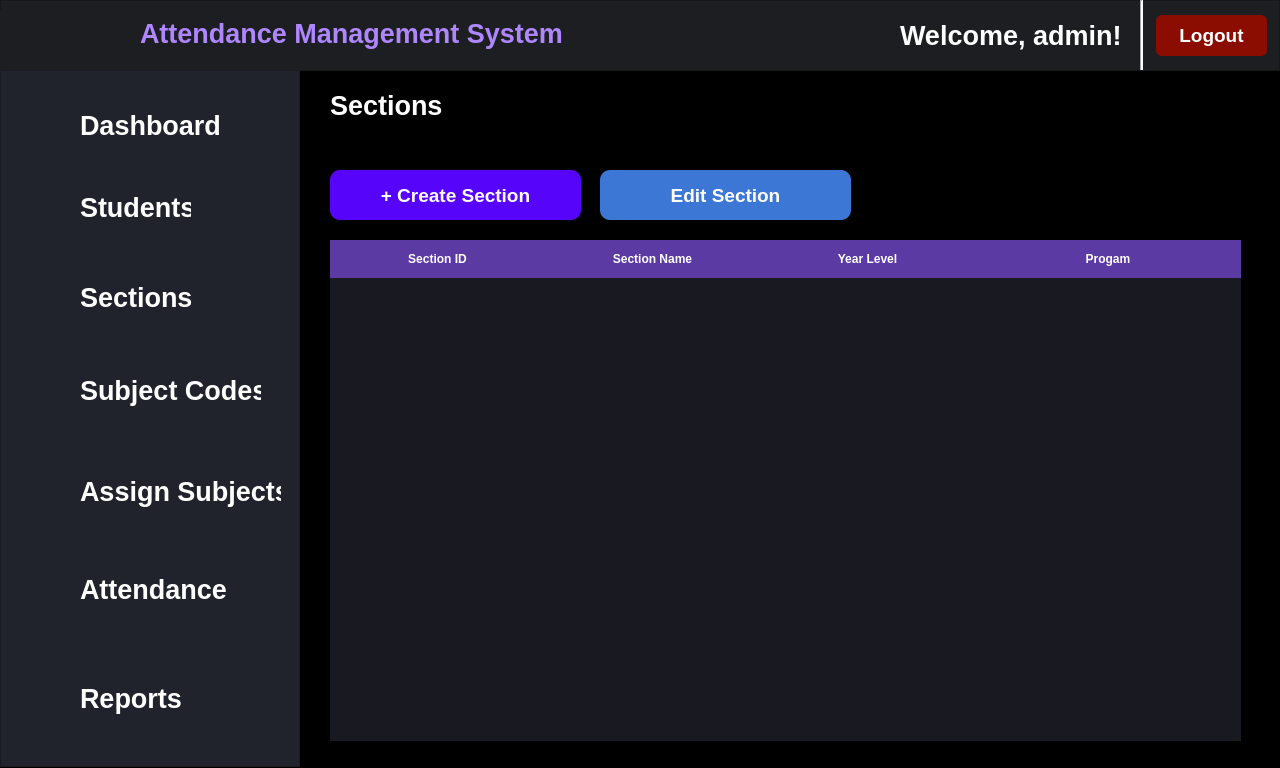
<?xml version="1.0" encoding="UTF-8"?>
<ui version="4.0">
 <class>MainWindow</class>
 <widget class="QMainWindow" name="MainWindow">
  <property name="geometry">
   <rect>
    <x>0</x>
    <y>0</y>
    <width>1280</width>
    <height>768</height>
   </rect>
  </property>
  <property name="minimumSize">
   <size>
    <width>1280</width>
    <height>768</height>
   </size>
  </property>
  <property name="maximumSize">
   <size>
    <width>1280</width>
    <height>768</height>
   </size>
  </property>
  <property name="windowTitle">
   <string>MainWindow</string>
  </property>
  <property name="styleSheet">
   <string notr="true">QMainWindow {
    background-color: #000000;
}

QWidget#centralwidget {
    background-color: #000000;
}</string>
  </property>
  <widget class="QWidget" name="centralwidget">
   <widget class="QPushButton" name="addStudentBtn">
    <property name="geometry">
     <rect>
      <x>330</x>
      <y>170</y>
      <width>251</width>
      <height>50</height>
     </rect>
    </property>
    <property name="font">
     <font>
      <family>Segoe UI</family>
      <pointsize>14</pointsize>
      <weight>75</weight>
      <bold>true</bold>
     </font>
    </property>
    <property name="cursor">
     <cursorShape>PointingHandCursor</cursorShape>
    </property>
    <property name="styleSheet">
     <string notr="true">QPushButton{
	color: white;
	background-color: 	#5604FA;
	border-radius: 10px;
}

QPushButton#addStudentBtn:hover {
    background-color: #480DBF;
}</string>
    </property>
    <property name="text">
     <string>+ Create Section</string>
    </property>
   </widget>
   <widget class="QLabel" name="label_3">
    <property name="geometry">
     <rect>
      <x>330</x>
      <y>90</y>
      <width>141</width>
      <height>31</height>
     </rect>
    </property>
    <property name="font">
     <font>
      <family>Segoe UI</family>
      <pointsize>20</pointsize>
      <weight>75</weight>
      <bold>true</bold>
     </font>
    </property>
    <property name="styleSheet">
     <string notr="true">color: white;</string>
    </property>
    <property name="text">
     <string>Sections</string>
    </property>
   </widget>
   <widget class="QTableWidget" name="studentTable">
    <property name="geometry">
     <rect>
      <x>330</x>
      <y>240</y>
      <width>911</width>
      <height>501</height>
     </rect>
    </property>
    <property name="styleSheet">
     <string notr="true">QTableWidget#studentTable {
    background-color: #191921;
    border: none;
    color: white;
    font-size: 14px;
}

QHeaderView::section {
    background-color: #5b3aa4;
    color: white;
    padding: 10px;
    border: none;
    font-weight: bold;
}

QTableWidget::item {
    padding: 10px;
    border: none;
}

QTableWidget::item:selected {
    background-color: #7c3aed;
    color: white;
}</string>
    </property>
    <attribute name="horizontalHeaderDefaultSectionSize">
     <number>215</number>
    </attribute>
    <attribute name="horizontalHeaderStretchLastSection">
     <bool>true</bool>
    </attribute>
    <column>
     <property name="text">
      <string>Section ID</string>
     </property>
    </column>
    <column>
     <property name="text">
      <string>Section Name</string>
     </property>
    </column>
    <column>
     <property name="text">
      <string>Year Level</string>
     </property>
    </column>
    <column>
     <property name="text">
      <string>Progam</string>
     </property>
    </column>
   </widget>
   <widget class="QPushButton" name="editSectionBtn">
    <property name="geometry">
     <rect>
      <x>600</x>
      <y>170</y>
      <width>251</width>
      <height>50</height>
     </rect>
    </property>
    <property name="font">
     <font>
      <family>Segoe UI</family>
      <pointsize>14</pointsize>
      <weight>75</weight>
      <bold>true</bold>
     </font>
    </property>
    <property name="cursor">
     <cursorShape>PointingHandCursor</cursorShape>
    </property>
    <property name="styleSheet">
     <string notr="true">QPushButton{
	color: white;
	background-color: 	#3D77D5;
	border-radius: 10px;
}

QPushButton#editSectionBtn:hover {
    background-color: #1A4B9D;
}</string>
    </property>
    <property name="text">
     <string>Edit Section</string>
    </property>
   </widget>
   <widget class="QFrame" name="topbar">
    <property name="geometry">
     <rect>
      <x>0</x>
      <y>0</y>
      <width>1280</width>
      <height>71</height>
     </rect>
    </property>
    <property name="styleSheet">
     <string notr="true">background-color: #1D1E21;</string>
    </property>
    <property name="frameShape">
     <enum>QFrame::StyledPanel</enum>
    </property>
    <property name="frameShadow">
     <enum>QFrame::Raised</enum>
    </property>
    <widget class="QLabel" name="label">
     <property name="geometry">
      <rect>
       <x>0</x>
       <y>10</y>
       <width>151</width>
       <height>71</height>
      </rect>
     </property>
     <property name="text">
      <string/>
     </property>
     <property name="pixmap">
      <pixmap>../assets/140x140.png</pixmap>
     </property>
    </widget>
    <widget class="QLabel" name="label_2">
     <property name="geometry">
      <rect>
       <x>140</x>
       <y>8</y>
       <width>431</width>
       <height>50</height>
      </rect>
     </property>
     <property name="font">
      <font>
       <family>Segoe UI</family>
       <pointsize>20</pointsize>
       <weight>75</weight>
       <bold>true</bold>
      </font>
     </property>
     <property name="styleSheet">
      <string notr="true">color: #AE86FF;</string>
     </property>
     <property name="text">
      <string>Attendance Management System</string>
     </property>
    </widget>
    <widget class="QPushButton" name="pushButton_9">
     <property name="geometry">
      <rect>
       <x>1156</x>
       <y>15</y>
       <width>111</width>
       <height>41</height>
      </rect>
     </property>
     <property name="font">
      <font>
       <family>Segoe UI</family>
       <pointsize>14</pointsize>
       <weight>75</weight>
       <bold>true</bold>
      </font>
     </property>
     <property name="cursor">
      <cursorShape>PointingHandCursor</cursorShape>
     </property>
     <property name="styleSheet">
      <string notr="true">QPushButton {
background-color: #8B0C00;
border: none;
color: white;
border-radius: 6px;
}

QPushButton:hover {
background-color: #67160F;
}</string>
     </property>
     <property name="text">
      <string>Logout</string>
     </property>
    </widget>
    <widget class="Line" name="line">
     <property name="geometry">
      <rect>
       <x>1140</x>
       <y>0</y>
       <width>3</width>
       <height>70</height>
      </rect>
     </property>
     <property name="styleSheet">
      <string notr="true">background-color: white;</string>
     </property>
     <property name="orientation">
      <enum>Qt::Vertical</enum>
     </property>
    </widget>
    <widget class="QLabel" name="label_7">
     <property name="geometry">
      <rect>
       <x>900</x>
       <y>10</y>
       <width>221</width>
       <height>50</height>
      </rect>
     </property>
     <property name="font">
      <font>
       <family>Segoe UI</family>
       <pointsize>20</pointsize>
       <weight>75</weight>
       <bold>true</bold>
      </font>
     </property>
     <property name="styleSheet">
      <string notr="true">color: white;</string>
     </property>
     <property name="text">
      <string>Welcome, admin!</string>
     </property>
    </widget>
   </widget>
   <widget class="QFrame" name="frame_2">
    <property name="geometry">
     <rect>
      <x>0</x>
      <y>70</y>
      <width>300</width>
      <height>697</height>
     </rect>
    </property>
    <property name="styleSheet">
     <string notr="true">background-color: #20232B;
padding: 10px;</string>
    </property>
    <property name="frameShape">
     <enum>QFrame::StyledPanel</enum>
    </property>
    <property name="frameShadow">
     <enum>QFrame::Raised</enum>
    </property>
    <widget class="QPushButton" name="pushButton">
     <property name="geometry">
      <rect>
       <x>70</x>
       <y>30</y>
       <width>161</width>
       <height>51</height>
      </rect>
     </property>
     <property name="font">
      <font>
       <family>Segoe UI</family>
       <pointsize>20</pointsize>
       <weight>75</weight>
       <italic>false</italic>
       <bold>true</bold>
      </font>
     </property>
     <property name="cursor">
      <cursorShape>PointingHandCursor</cursorShape>
     </property>
     <property name="styleSheet">
      <string notr="true">QPushButton {
    color: white;
    background: transparent;
    border: none;
    text-align: left;
    padding: 10px;
}

QPushButton:hover {
    color: #7B2CFF;
}

QPushButton:checked {
    color: #7B2CFF;
    font-weight: bold;
}</string>
     </property>
     <property name="text">
      <string>Dashboard</string>
     </property>
    </widget>
    <widget class="QPushButton" name="pushButton_2">
     <property name="geometry">
      <rect>
       <x>70</x>
       <y>112</y>
       <width>131</width>
       <height>51</height>
      </rect>
     </property>
     <property name="font">
      <font>
       <family>Segoe UI</family>
       <pointsize>20</pointsize>
       <weight>75</weight>
       <italic>false</italic>
       <bold>true</bold>
      </font>
     </property>
     <property name="cursor">
      <cursorShape>PointingHandCursor</cursorShape>
     </property>
     <property name="styleSheet">
      <string notr="true">QPushButton {
    color: white;
    background: transparent;
    border: none;
    text-align: left;
    padding: 10px;
}

QPushButton:hover {
    color: #7B2CFF;
}

QPushButton:checked {
    color: #7B2CFF;
    font-weight: bold;
}</string>
     </property>
     <property name="text">
      <string>Students</string>
     </property>
    </widget>
    <widget class="QPushButton" name="pushButton_3">
     <property name="geometry">
      <rect>
       <x>70</x>
       <y>202</y>
       <width>131</width>
       <height>51</height>
      </rect>
     </property>
     <property name="font">
      <font>
       <family>Segoe UI</family>
       <pointsize>20</pointsize>
       <weight>75</weight>
       <italic>false</italic>
       <bold>true</bold>
      </font>
     </property>
     <property name="cursor">
      <cursorShape>PointingHandCursor</cursorShape>
     </property>
     <property name="styleSheet">
      <string notr="true">QPushButton {
     color: white;
    background: transparent;
    border: none;
    text-align: left;
    padding: 10px;
}

QPushButton:hover {
    color: #7B2CFF;
}

QPushButton:checked {
    color: #7B2CFF;
    font-weight: bold;
}</string>
     </property>
     <property name="text">
      <string>Sections</string>
     </property>
    </widget>
    <widget class="QPushButton" name="pushButton_4">
     <property name="geometry">
      <rect>
       <x>70</x>
       <y>290</y>
       <width>201</width>
       <height>61</height>
      </rect>
     </property>
     <property name="font">
      <font>
       <family>Segoe UI</family>
       <pointsize>20</pointsize>
       <weight>75</weight>
       <italic>false</italic>
       <bold>true</bold>
      </font>
     </property>
     <property name="cursor">
      <cursorShape>PointingHandCursor</cursorShape>
     </property>
     <property name="acceptDrops">
      <bool>false</bool>
     </property>
     <property name="styleSheet">
      <string notr="true">QPushButton {
     color: white;
    background: transparent;
    border: none;
    text-align: left;
    padding: 10px;
}

QPushButton:hover {
    color: #7B2CFF;
}

QPushButton:checked {
    color: #7B2CFF;
    font-weight: bold;
}</string>
     </property>
     <property name="text">
      <string>Subject Codes</string>
     </property>
    </widget>
    <widget class="QPushButton" name="pushButton_5">
     <property name="geometry">
      <rect>
       <x>70</x>
       <y>391</y>
       <width>221</width>
       <height>61</height>
      </rect>
     </property>
     <property name="font">
      <font>
       <family>Segoe UI</family>
       <pointsize>20</pointsize>
       <weight>75</weight>
       <italic>false</italic>
       <bold>true</bold>
      </font>
     </property>
     <property name="cursor">
      <cursorShape>PointingHandCursor</cursorShape>
     </property>
     <property name="styleSheet">
      <string notr="true">QPushButton {
     color: white;
    background: transparent;
    border: none;
    text-align: left;
    padding: 10px;
}

QPushButton:hover {
    color: #7B2CFF;
}

QPushButton:checked {
    color: #7B2CFF;
    font-weight: bold;
}</string>
     </property>
     <property name="text">
      <string>Assign Subjects</string>
     </property>
    </widget>
    <widget class="QPushButton" name="pushButton_6">
     <property name="geometry">
      <rect>
       <x>70</x>
       <y>494</y>
       <width>171</width>
       <height>51</height>
      </rect>
     </property>
     <property name="font">
      <font>
       <family>Segoe UI</family>
       <pointsize>20</pointsize>
       <weight>75</weight>
       <italic>false</italic>
       <bold>true</bold>
      </font>
     </property>
     <property name="cursor">
      <cursorShape>PointingHandCursor</cursorShape>
     </property>
     <property name="styleSheet">
      <string notr="true">QPushButton {
    color: white;
    background: transparent;
    border: none;
    text-align: left;
    padding: 10px;
}

QPushButton:hover {
    color: #7B2CFF;
}

QPushButton:checked {
    color: #7B2CFF;
    font-weight: bold;
}</string>
     </property>
     <property name="text">
      <string>Attendance</string>
     </property>
    </widget>
    <widget class="QPushButton" name="pushButton_7">
     <property name="geometry">
      <rect>
       <x>70</x>
       <y>598</y>
       <width>121</width>
       <height>61</height>
      </rect>
     </property>
     <property name="font">
      <font>
       <family>Segoe UI</family>
       <pointsize>20</pointsize>
       <weight>75</weight>
       <italic>false</italic>
       <bold>true</bold>
      </font>
     </property>
     <property name="cursor">
      <cursorShape>PointingHandCursor</cursorShape>
     </property>
     <property name="styleSheet">
      <string notr="true">QPushButton {
     color: white;
    background: transparent;
    border: none;
    text-align: left;
    padding: 10px;
}

QPushButton:hover {
    color: #7B2CFF;
}

QPushButton:checked {
    color: #7B2CFF;
    font-weight: bold;
}</string>
     </property>
     <property name="text">
      <string>Reports</string>
     </property>
    </widget>
    <widget class="QLabel" name="label_8">
     <property name="geometry">
      <rect>
       <x>20</x>
       <y>30</y>
       <width>61</width>
       <height>61</height>
      </rect>
     </property>
     <property name="text">
      <string/>
     </property>
     <property name="pixmap">
      <pixmap>../assets/dashboard.png</pixmap>
     </property>
    </widget>
    <widget class="QLabel" name="label_9">
     <property name="geometry">
      <rect>
       <x>20</x>
       <y>115</y>
       <width>51</width>
       <height>51</height>
      </rect>
     </property>
     <property name="text">
      <string/>
     </property>
     <property name="pixmap">
      <pixmap>../assets/student.png</pixmap>
     </property>
    </widget>
    <widget class="QLabel" name="label_10">
     <property name="geometry">
      <rect>
       <x>20</x>
       <y>200</y>
       <width>61</width>
       <height>61</height>
      </rect>
     </property>
     <property name="text">
      <string/>
     </property>
     <property name="pixmap">
      <pixmap>../assets/section.png</pixmap>
     </property>
    </widget>
    <widget class="QLabel" name="label_11">
     <property name="geometry">
      <rect>
       <x>20</x>
       <y>300</y>
       <width>61</width>
       <height>51</height>
      </rect>
     </property>
     <property name="text">
      <string/>
     </property>
     <property name="pixmap">
      <pixmap>../assets/subject.png</pixmap>
     </property>
    </widget>
    <widget class="QLabel" name="label_12">
     <property name="geometry">
      <rect>
       <x>20</x>
       <y>400</y>
       <width>47</width>
       <height>51</height>
      </rect>
     </property>
     <property name="text">
      <string/>
     </property>
     <property name="pixmap">
      <pixmap>../assets/subject-code.png</pixmap>
     </property>
    </widget>
    <widget class="QLabel" name="label_13">
     <property name="geometry">
      <rect>
       <x>20</x>
       <y>500</y>
       <width>51</width>
       <height>51</height>
      </rect>
     </property>
     <property name="text">
      <string/>
     </property>
     <property name="pixmap">
      <pixmap>../assets/attendance.png</pixmap>
     </property>
    </widget>
    <widget class="QLabel" name="label_14">
     <property name="geometry">
      <rect>
       <x>20</x>
       <y>600</y>
       <width>61</width>
       <height>61</height>
      </rect>
     </property>
     <property name="text">
      <string/>
     </property>
     <property name="pixmap">
      <pixmap>../assets/report.png</pixmap>
     </property>
    </widget>
   </widget>
  </widget>
 </widget>
 <resources/>
 <connections/>
</ui>
